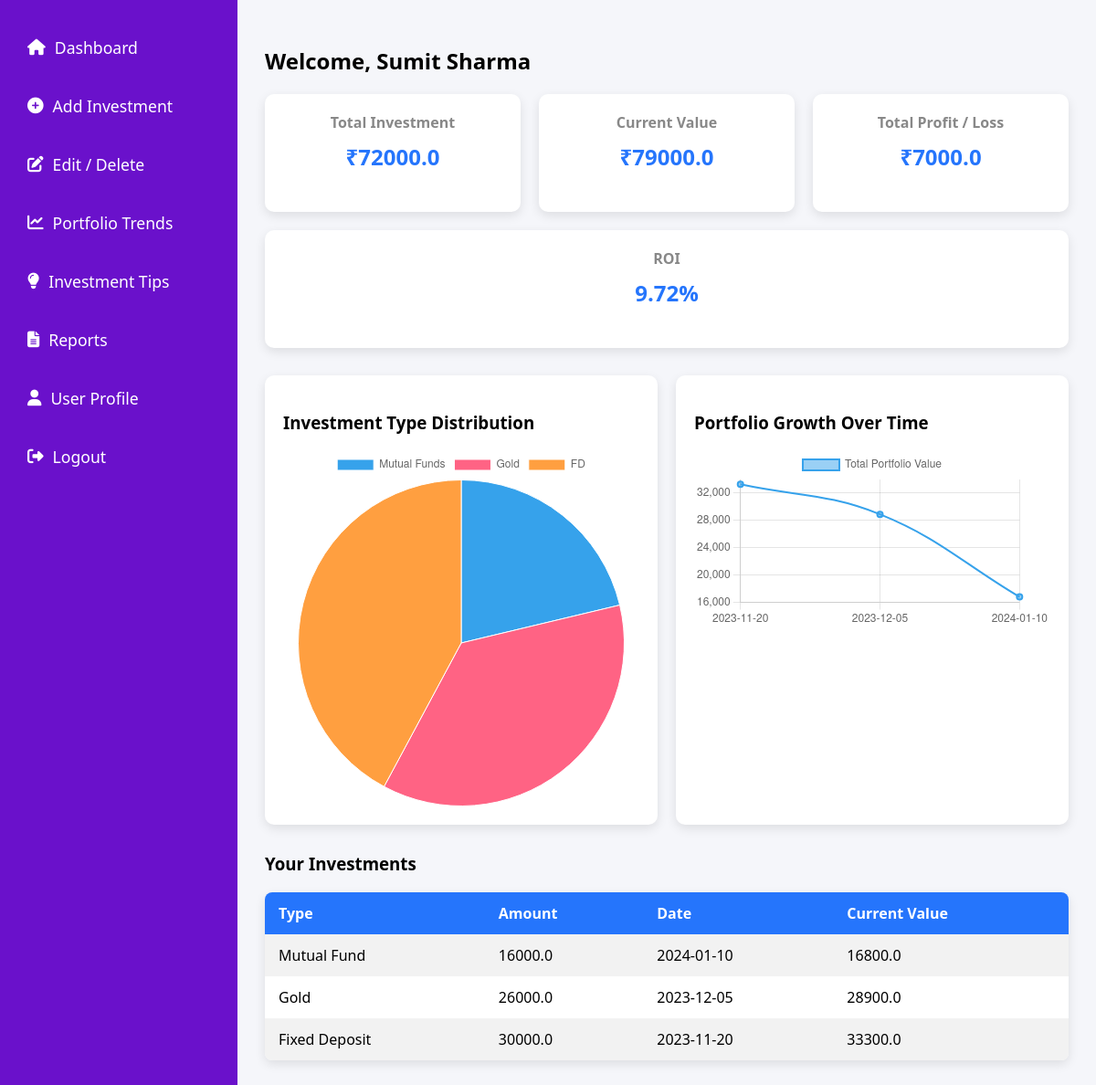
Page /dashboard (signed in) on the earlier database version.
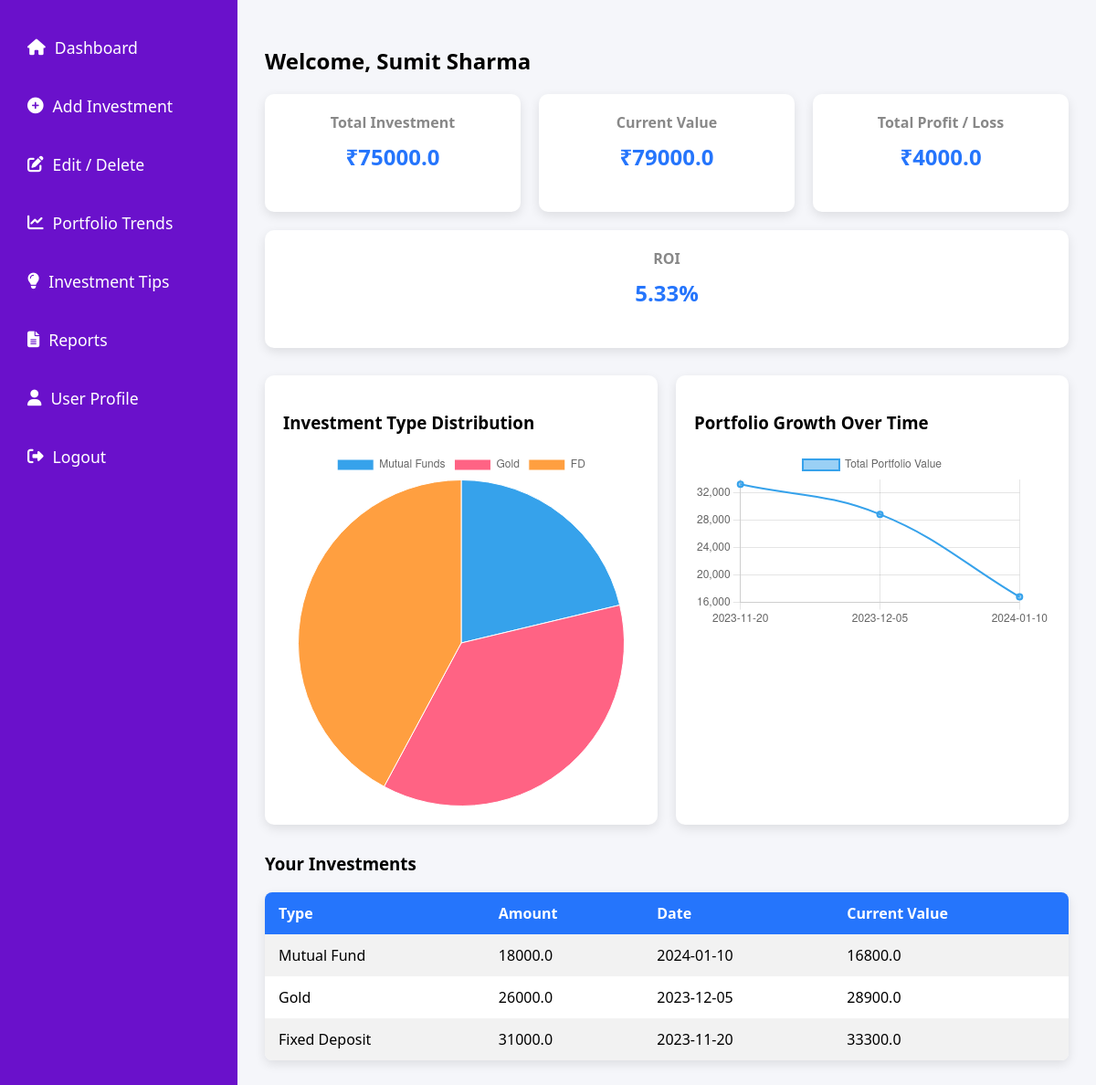
Same page on the later database version.
### tables this page shows
CREATE TABLE investments (
    id INTEGER PRIMARY KEY AUTOINCREMENT,
    investment_type TEXT,
    amount REAL,
    start_date TEXT,
    current_value REAL,
    duration_years INTEGER,
    tenure_months INTEGER,
    expected_rate REAL,
    notes TEXT,
    user_id INTEGER, category TEXT,
    FOREIGN KEY (user_id) REFERENCES user(id)
);

### app.py (the view)
@app.route('/dashboard')
def dashboard():
    if 'user_id' not in session:
     return redirect(url_for('login_page_get'))
    user_id = session['user_id']
    conn = get_db()
    cur = conn.cursor()
    cur.execute("""
        SELECT investment_type, amount, start_date, current_value
        FROM investments
        WHERE user_id = ?
    """, (user_id,))
    investments = cur.fetchall()
    conn.close()
    investments_list = []
    for inv in investments:
        investments_list.append({
            'type': inv['investment_type'],
            'amount': inv['amount'],
            'date': inv['start_date'],
            'currentValue': inv['current_value']
        })
    total_investment = sum(float(inv['amount']) for inv in investments_list)
    total_current = sum(float(inv['currentValue']) for inv in investments_list)
    total_profit_loss = total_current - total_investment
    roi = (total_profit_loss / total_investment * 100) if total_investment else 0
    return render_template(
        "dashboard.html",
        investments=investments_list,
        totalInvestment=total_investment,
        totalCurrentValue=total_current,
        totalProfitLoss=total_profit_loss,
        roi=round(roi, 2)
    )

### app.py (called while the page is built)
def get_db():
    conn = sqlite3.connect("database.db")
    conn.row_factory = sqlite3.Row
    return conn

### templates/dashboard.html (shortened to what this page needs)
<!DOCTYPE html>
<html lang="en">
<head>
<link rel="stylesheet" href="https://cdnjs.cloudflare.com/ajax/libs/font-awesome/6.4.0/css/all.min.css">
</head>
<body>
<div class="container">
    <div class="sidebar">
        <a href="{{ url_for('dashboard') }}"><i class="fas fa-home"></i> Dashboard</a>
        <a href="{{ url_for('add_investment_page') }}"><i class="fas fa-plus-circle"></i> Add Investment</a>
        <a href="{{ url_for('edit_delete_page') }}"><i class="fas fa-edit"></i> Edit / Delete</a>
        <a href="{{ url_for('portfolio_trends_page') }}"><i class="fas fa-chart-line"></i> Portfolio Trends</a>
        <a href="{{ url_for('investment_tips_page') }}"><i class="fas fa-lightbulb"></i> Investment Tips</a>
        <a href="{{ url_for('reports_page') }}"><i class="fas fa-file-alt"></i> Reports</a>
        <a href="{{ url_for('user_profile_page') }}"><i class="fas fa-user"></i> User Profile</a>
        <a href="{{ url_for('logout') }}">
        <i class="fas fa-sign-out-alt"></i> Logout
</a>
    </div>
    <div class="main-content">
        <h2>Welcome, {{ session['fullname'] }}</h2>
        <div class="cards">
            <div class="card">
                <h3>Total Investment</h3>
                <p>₹{{ totalInvestment }}</p>
            </div>
            <div class="card">
                <h3>Current Value</h3>
                <p>₹{{ totalCurrentValue }}</p>
            </div>
            <div class="card">
                <h3>Total Profit / Loss</h3>
                <p>₹{{ totalProfitLoss }}</p>
            </div>
            <div class="card">
                <h3>ROI</h3>
                <p>{{ roi }}%</p>
            </div>
        </div>
        <div class="chart-row">
            <div class="chart-box">
                <h3>Investment Type Distribution</h3>
                <canvas id="pieChart"></canvas>
            </div>
            <div class="chart-box">
                <h3>Portfolio Growth Over Time</h3>
                <canvas id="lineChart"></canvas>
            </div>
        </div>
        <div class="table-box">
            <h3>Your Investments</h3>
            <table>
                <tr>
                    <th>Type</th>
                    <th>Amount</th>
                    <th>Date</th>
                    <th>Current Value</th>
                </tr>
                {% for inv in investments %}
                <tr>
                    <td>{{ inv.type }}</td>
                    <td>{{ inv.amount }}</td>
                    <td>{{ inv.date }}</td>
                    <td>{{ inv.currentValue }}</td>
                </tr>
                {% endfor %}
            </table>
        </div>
    </div>
</div>
<script>
    const investments = {{ investments | tojson }};
    /* -------- PIE CHART -------- */
    let typeTotals = {};
    investments.forEach(inv => {
        let t = inv.type.trim().toLowerCase();
        if (t.includes("mutual")) t = "Mutual Funds";
        else if (t.includes("fixed") || t === "fd") t = "FD";
        else if (t.includes("gold")) t = "Gold";
        else t = inv.type;
        if (!typeTotals[t]) typeTotals[t] = 0;
        typeTotals[t] += parseFloat(inv.currentValue);
    });
    new Chart(document.getElementById('pieChart'), {
        type: 'pie',
        data: {
            labels: Object.keys(typeTotals),
            datasets: [{
                data: Object.values(typeTotals),
                borderWidth: 1
            }]
        }
    });
    /* -------- LINE CHART -------- */
    let dateMap = {};
    investments.forEach(inv => {
        if (!dateMap[inv.date]) dateMap[inv.date] = 0;
        dateMap[inv.date] += parseFloat(inv.currentValue);
    });
    const sortedDates = Object.keys(dateMap).sort();
    const sortedValues = sortedDates.map(d => dateMap[d]);
    new Chart(document.getElementById('lineChart'), {
        type: 'line',
        data: {
            labels: sortedDates,
            datasets: [{
                label: "Total Portfolio Value",
                data: sortedValues,
                borderWidth: 2,
                tension: 0.4
            }]
        }
    });
</script>
</body>
</html>

### templates/dashboard.html (style rules this page uses)
body { margin:0; font-family:'Segoe UI', Tahoma, Geneva, Verdana, sans-serif; background:#f5f6fa; }
.container { display:flex; height:100vh; }
.sidebar { width:220px; background:#6a11cb; color:#fff; padding:30px 20px; display:flex; flex-direction:column; }
.sidebar a { color:#fff; text-decoration:none; font-size:1.1rem; margin-bottom:20px; padding:10px; border-radius:6px; display:flex; align-items:center; }
.sidebar a i { margin-right:10px; }
.main-content { flex:1; padding:30px; overflow-y:auto; }
.cards { display:flex; flex-wrap:wrap; gap:20px; margin-bottom:30px; }
.card { background:#fff; padding:20px; border-radius:10px; flex:1; min-width:180px; box-shadow:0 4px 12px rgba(0,0,0,0.1); text-align:center; }
.card h3 { margin:0; font-size:1rem; color:#888; }
.card p { margin-top:10px; font-size:1.5rem; color:#2575fc; font-weight:bold; }
.chart-row { display: flex; gap: 20px; margin-top: 30px; }
.chart-box { background:#fff; padding:20px; border-radius:10px; box-shadow:0 4px 12px rgba(0,0,0,0.1); flex:1; }
.table-box { margin-top:30px; }
table { width:100%; background:#fff; border-collapse:collapse; box-shadow:0 4px 12px rgba(0,0,0,0.1); border-radius:8px; overflow:hidden; }
th, td { padding:12px 15px; text-align:left; }
th { background:#2575fc; color:#fff; }
tr:nth-child(even) { background:#f2f2f2; }

Differences in the rows shown:
changed investments "Mutual Fund": amount "16000.0" → "18000.0"
changed investments "Fixed Deposit": amount "30000.0" → "31000.0"
Other differences:
{{ totalInvestment }}: "72000.0" → "75000.0"
{{ totalProfitLoss }}: "7000.0" → "4000.0"
{{ roi }}: "9.72" → "5.33"
